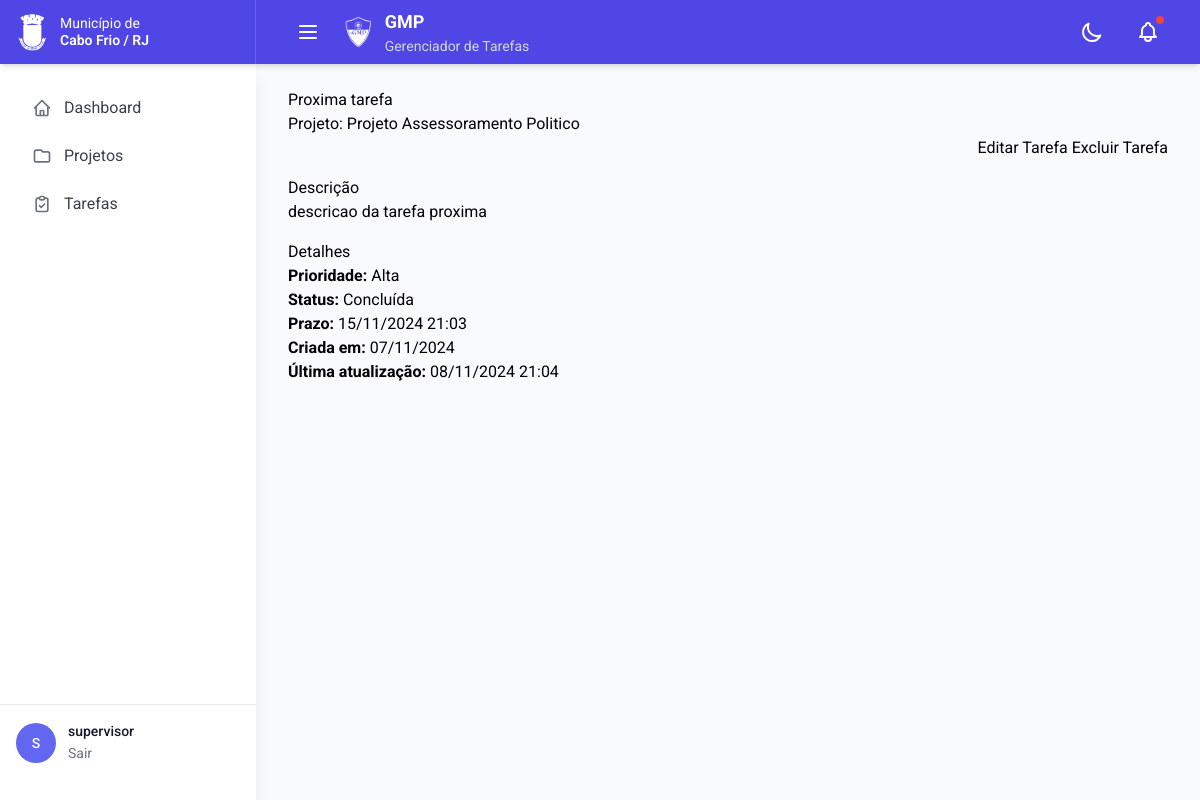
The page /tasks/4/ (signed in) on the database its author committed.
### users/models.py (models this page shows, shortened)
class CustomUser(AbstractUser):
    email = models.EmailField(unique=True)
    theme_preference = models.CharField(
        max_length=10,
        choices=[('light', 'Light'), ('dark', 'Dark')],
        default='light'
    )
    class Meta:
        db_table = 'users_customuser'
        verbose_name = 'Usuário'
        verbose_name_plural = 'Usuários'

### tasks/models.py (models this page shows, shortened)
class Task(models.Model):
    PRIORITY_CHOICES = [
        ('low', 'Baixa'),
        ('medium', 'Média'),
        ('high', 'Alta'),
    ]
    STATUS_CHOICES = [
        ('todo', 'A Fazer'),
        ('doing', 'Em Andamento'),
        ('done', 'Concluída'),
    ]
    title = models.CharField('Título', max_length=200)
    description = models.TextField('Descrição')
    due_date = models.DateTimeField('Data de entrega')
    priority = models.CharField(
        'Prioridade',
        max_length=6,
        choices=PRIORITY_CHOICES,
        default='medium'
    )
    status = models.CharField(
        'Status',
        max_length=5,
        choices=STATUS_CHOICES,
        default='todo'
    )
    project = models.ForeignKey(
        Project,
        verbose_name='Projeto',
        on_delete=models.CASCADE,
        related_name='tasks'
    )
    created_at = models.DateTimeField('Criado em', auto_now_add=True)
    updated_at = models.DateTimeField('Atualizado em', auto_now=True)
    class Meta:
        verbose_name = 'Tarefa'
        verbose_name_plural = 'Tarefas'
        ordering = ['due_date']

### projects/models.py (models this page shows, shortened)
class Project(models.Model):
    title = models.CharField('Título', max_length=200)
    description = models.TextField('Descrição')
    detailed_description = RichTextField('Descrição Detalhada', null=True, blank=True)
    value = models.DecimalField('Valor', max_digits=10, decimal_places=2, default=0)
    is_active = models.BooleanField('Ativo', default=True)
    photo = models.ImageField('Foto', upload_to='projects/', null=True, blank=True)
    created_at = models.DateTimeField('Criado em', auto_now_add=True)
    owner = models.ForeignKey(
        settings.AUTH_USER_MODEL,
        verbose_name='Proprietário',
        on_delete=models.CASCADE,
        related_name='projects'
    )
    class Meta:
        verbose_name = 'Projeto'
        verbose_name_plural = 'Projetos'
        ordering = ['-created_at']

### tasks/views.py (the view)
# urls.py: path('<int:pk>/', views.task_detail, name='detail'),
@login_required
def task_detail(request, pk):
    task = get_object_or_404(Task, pk=pk, project__owner=request.user)
    return render(request, 'tasks/task_detail.html', {'task': task})

### templates/tasks/task_detail.html (shortened to what this page needs)
{% extends 'base.html' %}
{% block content %}
<div class="row mb-4">
    <div class="col">
        <h2>{{ task.title }}</h2>
        <p class="text-muted">
            Projeto: <a href="{% url 'projects:detail' task.project.pk %}">{{ task.project.title }}</a>
        </p>
    </div>
    <div class="col text-end">
        <a href="{% url 'tasks:update' task.pk %}" class="btn btn-secondary">
             Editar Tarefa
        </a>
        <a href="{% url 'tasks:delete' task.pk %}" class="btn btn-danger">
             Excluir Tarefa
        </a>
    </div>
</div>
<div class="row">
    <div class="col-md-8">
        <div class="card mb-4">
            <div class="card-body">
                <h5 class="card-title">Descrição</h5>
                <p class="card-text">{{ task.description }}</p>
            </div>
        </div>
    </div>
    <div class="col-md-4">
        <div class="card mb-4">
            <div class="card-body">
                <h5 class="card-title">Detalhes</h5>
                <ul class="list-unstyled">
                    <li><strong>Prioridade:</strong>
                        <span class="badge bg-{{ task.get_priority_color }}">{{ task.get_priority_display }}</span>
                    </li>
                    <li><strong>Status:</strong>
                        <span class="badge bg-{{ task.get_status_color }}">{{ task.get_status_display }}</span>
                    </li>
                    <li><strong>Prazo:</strong> {{ task.due_date|date:"d/m/Y H:i" }}</li>
                    <li><strong>Criada em:</strong> {{ task.created_at|date:"d/m/Y" }}</li>
                    <li><strong>Última atualização:</strong> {{ task.updated_at|date:"d/m/Y H:i" }}</li>
                </ul>
            </div>
        </div>
    </div>
</div>
{% endblock %}

### templates/base.html (shortened to what this page needs)
<!DOCTYPE html>
<html lang="pt-br" class="h-full">
<head>
    <script src="https://cdn.tailwindcss.com"></script>
</head>
<body class="h-full bg-gray-50 dark:bg-gray-900 transition-colors duration-200">
    <nav class="fixed top-0 left-0 right-0 bg-indigo-600 dark:bg-indigo-800 z-50 shadow-md">
        <div class="flex">
            <div class="w-64 flex items-center px-4 py-2 border-r border-indigo-500 dark:border-indigo-700">
                <img src="/media/brasao_bh_grayscale.png" alt="Brasão" class="h-10 w-auto mr-3">
                <div class="text-white text-sm leading-tight">
                    <div>Município de</div>
                    <div class="font-semibold">Cabo Frio / RJ</div>
                </div>
            </div>
            <div class="flex-1">
                <div class="max-w-7xl mx-auto px-4 sm:px-6 lg:px-8">
                    <div class="flex items-center justify-between h-16">
                        <div class="flex items-center space-x-4">
                            <button id="sidebar-toggle"
                                    class="p-2 text-white hover:text-gray-200 rounded-lg focus:outline-none">
                                <svg class="h-6 w-6" fill="none" stroke="currentColor" viewBox="0 0 24 24">
                                    <path stroke-linecap="round" stroke-linejoin="round" stroke-width="2" d="M4 6h16M4 12h16M4 18h16"/>
                                </svg>
                            </button>
                            <div class="flex items-center space-x-3">
                                <img src="/media/logow.png" alt="Logo GMP" class="h-8 w-auto">
                                <div class="flex flex-col">
                                    <span class="text-white font-bold text-lg">GMP</span>
                                    <span class="text-gray-300 text-sm">Gerenciador de Tarefas</span>
                                </div>
                            </div>
                        </div>
                        <div class="flex items-center space-x-4">
                            <button id="theme-toggle"
                                    class="p-2 text-white hover:text-gray-200 rounded-lg">
                                <svg id="moon-icon" class="w-6 h-6 hidden" fill="none" stroke="currentColor" viewBox="0 0 24 24">
                                    <path stroke-linecap="round" stroke-linejoin="round" stroke-width="2"
                                          d="M20.354 15.354A9 9 0 018.646 3.646 9.003 9.003 0 0012 21a9.003 9.003 0 008.354-5.646z">
                                    </path>
                                </svg>
                            </button>
<div class="relative">
    <button id="notifications-toggle"
            class="p-2 text-white hover:text-gray-200 rounded-lg relative">
        <span class="absolute top-1 right-1 w-2 h-2 bg-red-500 rounded-full"></span>
    </button>
</div>
                        </div>
                    </div>
                </div>
            </div>
        </div>
    </nav>
    <aside id="sidebar" class="fixed left-0 top-16 h-full w-64 bg-white dark:bg-gray-800 shadow-lg z-40 transform transition-transform duration-300 flex flex-col">
        <div class="flex-1 py-6 px-4">
            <nav class="space-y-2">
        <a href="{% url 'users:dashboard' %}"
           class="flex items-center px-4 py-2 text-gray-700 dark:text-gray-200 hover:bg-gray-100 dark:hover:bg-gray-700 rounded-md group">
            <span class="group-hover:text-indigo-600 dark:group-hover:text-indigo-400">Dashboard</span>
        </a>
                <a href="{% url 'projects:list' %}"
                   class="flex items-center px-4 py-2 text-gray-700 dark:text-gray-200 hover:bg-gray-100 dark:hover:bg-gray-700 rounded-md group">
                    <span class="group-hover:text-indigo-600 dark:group-hover:text-indigo-400">Projetos</span>
                </a>
                <a href="{% url 'tasks:list' %}"
                   class="flex items-center px-4 py-2 text-gray-700 dark:text-gray-200 hover:bg-gray-100 dark:hover:bg-gray-700 rounded-md group">
                    <span class="group-hover:text-indigo-600 dark:group-hover:text-indigo-400">Tarefas</span>
                </a>
            </nav>
        </div>
<div class="border-t border-gray-200 dark:border-gray-700 p-4 mt-auto h-40">
    <div class="flex items-center space-x-3">
        <div class="w-10 h-10 rounded-full overflow-hidden bg-gray-300">
            {% if user.profile_image %}
                <img src="{{ user.profile_image.url }}" alt="Avatar" class="w-full h-full object-cover">
            {% else %}
                <div class="flex items-center justify-center h-full text-white font-medium text-sm bg-indigo-500 dark:bg-indigo-600">
                    {% if user.is_authenticated %}
                        {{ user.username|make_list|first|upper }}
                    {% endif %}
                </div>
            {% endif %}
        </div>
        <div class="flex-1 min-w-0">
            {% if user.is_authenticated %}
                <p class="text-sm font-medium text-gray-900 dark:text-white truncate">
                    {{ user.username }}
                </p>
                <a href="{% url 'logout' %}"
                   class="text-sm text-gray-500 dark:text-gray-400 hover:text-gray-700 dark:hover:text-gray-300">
                    Sair
                </a>
            {% else %}
                <a href="{% url 'login' %}"
                   class="text-sm text-gray-500 dark:text-gray-400 hover:text-gray-700 dark:hover:text-gray-300">
                    Entrar
                </a>
            {% endif %}
        </div>
    </div>
</div>
    </aside>
    <main id="main-content" class="md:ml-64 ml-0 pt-16 transition-all duration-300">
        <div class="max-w-7xl mx-auto py-6 sm:px-6 lg:px-8">
            {% block content %}
            {% endblock %}
        </div>
    </main>
</body>
</html>

### templates/base.html (style rules this page uses)
body { font-family: 'Roboto', sans-serif; }
button, .btn { @apply rounded-md font-medium focus:outline-none focus:ring-2 focus:ring-offset-2; }
.btn-secondary { @apply bg-gray-600 text-white hover:bg-gray-700 dark:bg-gray-500 dark:hover:bg-gray-600 focus:ring-gray-500; }
.btn-danger { @apply bg-red-600 text-white hover:bg-red-700 dark:bg-red-500 dark:hover:bg-red-600 focus:ring-red-500; }
h1, h2, h3, h4, h5, h6 { @apply font-medium; }
p { @apply font-normal; }

### rows shown on the page
CustomUser: username|make_list "S", username "supervisor"
Task: title "Proxima tarefa", project "Projeto Assessoramento Politico", description "descricao da tarefa proxima", priority "Alta", status "Concluída", due_date "15/11/2024 21:03", created_at "07/11/2024", updated_at "08/11/2024 21:04"
